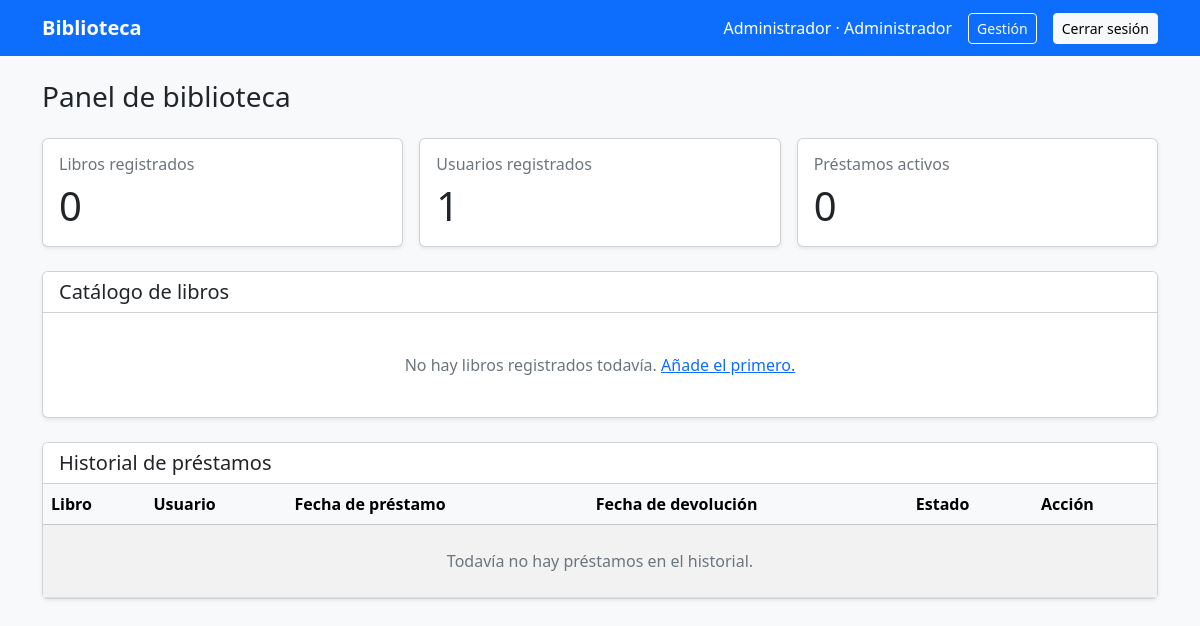
Before: /dashboard/ (signed in) with the older database file.
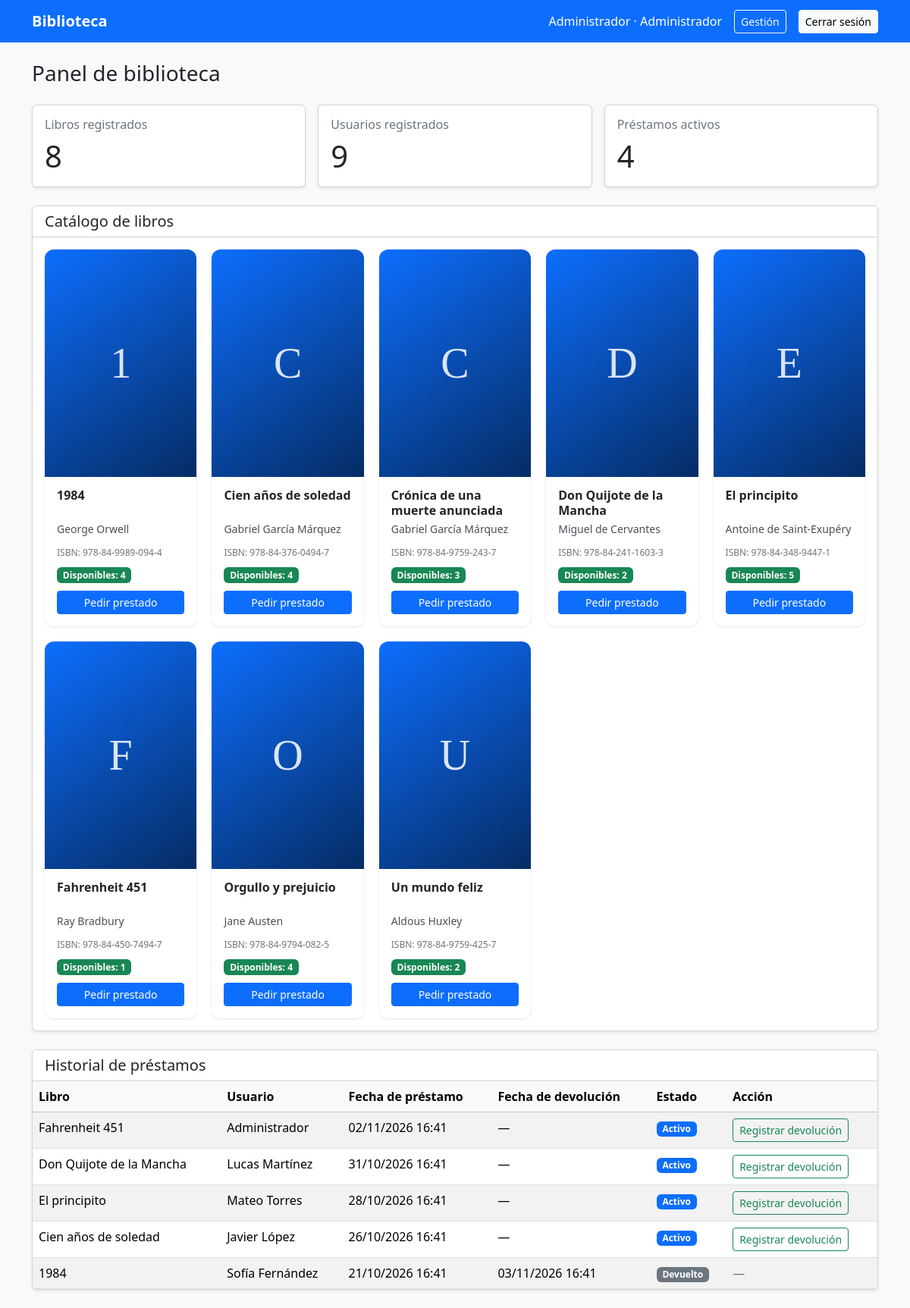
After: the same page with the newer database file.
### models/user.py (models this page shows)
class User(db.Model):
    id = db.Column(db.Integer, primary_key=True)
    name = db.Column(db.String(100), nullable=False)
    email = db.Column(db.String(120), unique=True, nullable=False)
    role = db.Column(db.String(20), default='Usuario')
    password_hash = db.Column(db.String(256), nullable=True)

### models/book.py (models this page shows)
class Book(db.Model):
    id = db.Column(db.Integer, primary_key=True)
    title = db.Column(db.String(150), nullable=False)
    author = db.Column(db.String(100), nullable=False)
    isbn = db.Column(db.String(20), unique=True, nullable=False)
    copies = db.Column(db.Integer, default=1)

### models/loan.py (models this page shows)
class Loan(db.Model):
    id = db.Column(db.Integer, primary_key=True)
    book_id = db.Column(db.Integer, db.ForeignKey('book.id'), nullable=False)
    user_id = db.Column(db.Integer, db.ForeignKey('user.id'), nullable=False)
    loan_date = db.Column(db.DateTime, default=datetime.utcnow)
    return_date = db.Column(db.DateTime, nullable=True)
    status = db.Column(db.String(20), default='Activo')

### routes/dashboard.py (the view)
@dashboard_bp.route('/')
@login_required
def index():
    user = current_user()
    is_admin = user.role == 'Administrador'
    books = Book.query.order_by(Book.title).all()
    loan_query = db.session.query(Loan, Book, User).join(Book).join(User)
    if not is_admin:
        loan_query = loan_query.filter(Loan.user_id == user.id)
    loan_history = loan_query.order_by(Loan.loan_date.desc()).all()
    active_loans_query = Loan.query.filter_by(status='Activo')
    if not is_admin:
        active_loans_query = active_loans_query.filter_by(user_id=user.id)
    return render_template(
        'dashboard.html',
        books=books,
        users_count=User.query.count() if is_admin else None,
        active_loans_count=active_loans_query.count(),
        loan_history=loan_history,
        current_user=user,
        is_admin=is_admin,
    )

### auth.py (called while the page is built)
def current_user():
    user_id = session.get('user_id')
    user = db.session.get(User, user_id) if user_id is not None else None
    if user is None and user_id is not None:
        session.clear()
    return user

def login_required(view):
    @wraps(view)
    def wrapped_view(*args, **kwargs):
        if current_user() is None:
            if request.path.startswith('/api/') or '/api/' in request.path:
                return jsonify({'error': 'Inicia sesión para continuar'}), 401
            return redirect(url_for('main.home'))
        return view(*args, **kwargs)
    return wrapped_view

### templates/dashboard.html (shortened to what this page needs)
<!DOCTYPE html>
<html lang="es">
<head>
    <link href="https://cdn.jsdelivr.net/npm/bootstrap@5.3.3/dist/css/bootstrap.min.css" rel="stylesheet">
    <link href="{{ url_for('static', filename='css/book-cards.css') }}" rel="stylesheet">
</head>
<body class="bg-light">
    <nav class="navbar navbar-dark bg-primary">
        <div class="container d-flex justify-content-between">
            <a class="navbar-brand fw-semibold" href="{{ url_for('dashboard.index') }}">Biblioteca</a>
            <div class="d-flex align-items-center gap-3">
                <span class="text-white">{{ current_user.name }} · {{ current_user.role }}</span>
                {% if is_admin %}
                <a class="btn btn-outline-light btn-sm" href="{{ url_for('dashboard.gestion') }}">Gestión</a>
                {% endif %}
                <form method="post" action="{{ url_for('main.logout') }}">
                    <button class="btn btn-light btn-sm" type="submit">Cerrar sesión</button>
                </form>
            </div>
        </div>
    </nav>
    <main class="container py-4">
        <h1 class="h3 mb-4">Panel de biblioteca</h1>
        <section class="row g-3 mb-4" aria-label="Resumen">
            <div class="col-12 col-md-4">
                <div class="card h-100 shadow-sm">
                    <div class="card-body">
                        <h2 class="h6 text-secondary">Libros registrados</h2>
                        <p class="display-6 mb-0">{{ books|length }}</p>
                    </div>
                </div>
            </div>
            {% if is_admin %}
            <div class="col-12 col-md-4">
                <div class="card h-100 shadow-sm">
                    <div class="card-body">
                        <h2 class="h6 text-secondary">Usuarios registrados</h2>
                        <p class="display-6 mb-0">{{ users_count }}</p>
                    </div>
                </div>
            </div>
            {% endif %}
            <div class="col-12 col-md-4">
                <div class="card h-100 shadow-sm">
                    <div class="card-body">
                        <h2 class="h6 text-secondary">Préstamos activos{% if not is_admin %} propios{% endif %}</h2>
                        <p class="display-6 mb-0">{{ active_loans_count }}</p>
                    </div>
                </div>
            </div>
        </section>
        <section class="card shadow-sm mb-4">
            <div class="card-header bg-white">
                <h2 class="h5 mb-0">Catálogo de libros</h2>
            </div>
            <div class="card-body">
                <div class="books-grid">
                    {% for book in books %}
                    <article class="book-card">
                        <div class="book-cover">
                            <span class="book-cover-initial">{{ book.title[:1]|upper }}</span>
                        </div>
                        <div class="book-body">
                            <h3 class="book-title" title="{{ book.title }}">{{ book.title }}</h3>
                            <p class="book-author" title="{{ book.author }}">{{ book.author }}</p>
                            <small class="book-isbn">ISBN: {{ book.isbn }}</small>
                            {% if book.copies > 0 %}
                            <span class="badge book-availability text-bg-success">Disponibles: {{ book.copies }}</span>
                            <div class="book-action">
                                <button class="btn btn-sm btn-primary borrow-book" data-book-id="{{ book.id }}">Pedir prestado</button>
                            </div>
                            {% else %}
                            <span class="badge book-availability text-bg-secondary">No disponible</span>
                            <div class="book-action">
                                <button class="btn btn-sm btn-secondary" disabled>Pedir prestado</button>
                            </div>
                            {% endif %}
                        </div>
                    </article>
                    {% else %}
                    <p class="text-center text-secondary py-4 mb-0">
                        No hay libros registrados todavía.
                        {% if is_admin %}<a href="{{ url_for('dashboard.gestion') }}">Añade el primero.</a>{% endif %}
                    </p>
                    {% endfor %}
                </div>
            </div>
        </section>
        <section class="card shadow-sm">
            <div class="card-header bg-white">
                <h2 class="h5 mb-0">{% if is_admin %}Historial de préstamos{% else %}Mi historial de préstamos{% endif %}</h2>
            </div>
            <div class="table-responsive">
                <table class="table table-striped table-hover mb-0">
                    <thead class="table-light">
                        <tr>
                            <th scope="col">Libro</th>
                            {% if is_admin %}<th scope="col">Usuario</th>{% endif %}
                            <th scope="col">Fecha de préstamo</th>
                            <th scope="col">Fecha de devolución</th>
                            <th scope="col">Estado</th>
                            {% if is_admin %}<th scope="col">Acción</th>{% endif %}
                        </tr>
                    </thead>
                    <tbody>
                        {% for loan, book, user in loan_history %}
                        <tr>
                            <td>{{ book.title }}</td>
                            {% if is_admin %}<td>{{ user.name }}</td>{% endif %}
                            <td>{{ loan.loan_date.strftime('%d/%m/%Y %H:%M') }}</td>
                            <td>{{ loan.return_date.strftime('%d/%m/%Y %H:%M') if loan.return_date else '—' }}</td>
                            <td>
                                {% if loan.status == 'Activo' %}
                                <span class="badge text-bg-primary">{{ loan.status }}</span>
                                {% else %}
                                <span class="badge text-bg-secondary">{{ loan.status }}</span>
                                {% endif %}
                            </td>
                            {% if is_admin %}
                            <td>
                                {% if loan.status == 'Activo' %}
                                <button class="btn btn-sm btn-outline-success return-loan" data-loan-id="{{ loan.id }}">Registrar devolución</button>
                                {% else %}
                                <span class="text-secondary">—</span>
                                {% endif %}
                            </td>
                            {% endif %}
                        </tr>
                        {% else %}
                        <tr>
                            <td colspan="{{ 6 if is_admin else 4 }}" class="text-center text-secondary py-4">
                                Todavía no hay préstamos en el historial.
                            </td>
                        </tr>
                        {% endfor %}
                    </tbody>
                </table>
            </div>
        </section>
    </main>
</body>
</html>

### static/css/book-cards.css (style rules this page uses)
.books-grid { display: grid; grid-template-columns: repeat(auto-fill, minmax(min(200px, 100%), 1fr)); grid-auto-rows: 1fr; gap: 1.25rem; }
.book-card { display: flex; flex-direction: column; height: 100%; overflow: hidden; background: #fff; border-radius: .75rem; box-shadow: 0 1px 3px rgba(15, 23, 42, .12); transition: transform .15s ease, box-shadow .15s ease; }
.book-cover { position: relative; flex: none; aspect-ratio: 2 / 3; overflow: hidden; background: linear-gradient(145deg, #0d6efd, #052c65); }
.book-cover-initial { position: absolute; inset: 0; display: grid; place-items: center; color: rgba(255, 255, 255, .85); font-family: Georgia, serif; font-size: 3.5rem; }
.book-body { display: flex; flex: 1; flex-direction: column; padding: .875rem 1rem 1rem; }
.book-title { display: -webkit-box; min-height: 2.5em; margin-bottom: .25rem; overflow: hidden; font-size: 1rem; font-weight: 600; line-height: 1.25; -webkit-box-orient: vertical; -webkit-line-clamp: 2; }
.book-author, .book-isbn { overflow: hidden; text-overflow: ellipsis; white-space: nowrap; }
.book-author { margin-bottom: .75rem; color: #495057; font-size: .875rem; }
.book-isbn { margin-bottom: .625rem; color: #6c757d; font-size: .75rem; }
.book-availability { align-self: flex-start; margin-top: auto; }
.book-action { margin-top: .625rem; }
.book-action .btn { width: 100%; }

Changed rows visible on the page:
added Book: title "1", title "1984", author "George Orwell", isbn "978-84-9989-094-4", copies "4"
added Book: title "C", title "Cien años de soledad", author "Gabriel García Márquez", isbn "978-84-376-0494-7", copies "4"
added Book: title "C", title "Crónica de una muerte anunciada", author "Gabriel García Márquez", isbn "978-84-9759-243-7", copies "3"
added Book: title "D", title "Don Quijote de la Mancha", author "Miguel de Cervantes", isbn "978-84-241-1603-3", copies "2"
added Book: title "E", title "El principito", author "Antoine de Saint-Exupéry", isbn "978-84-348-9447-1", copies "5"
added Book: title "F", title "Fahrenheit 451", author "Ray Bradbury", isbn "978-84-450-7494-7", copies "1"
added Book: title "O", title "Orgullo y prejuicio", author "Jane Austen", isbn "978-84-9794-082-5", copies "4"
added Book: title "U", title "Un mundo feliz", author "Aldous Huxley", isbn "978-84-9759-425-7", copies "2"
added Loan: title "Fahrenheit 451", name "Administrador", loan_date "02/11/2026 16:41", return_date "—", status "Activo"
added Loan: title "Don Quijote de la Mancha", name "Lucas Martínez", loan_date "31/10/2026 16:41", return_date "—", status "Activo"
added Loan: title "El principito", name "Mateo Torres", loan_date "28/10/2026 16:41", return_date "—", status "Activo"
added Loan: title "Cien años de soledad", name "Javier López", loan_date "26/10/2026 16:41", return_date "—", status "Activo"
added Loan: title "1984", name "Sofía Fernández", loan_date "21/10/2026 16:41", return_date "03/11/2026 16:41", status "Devuelto"
Other visible differences:
{{ books|length }}: "0" → "8"
{{ users_count }}: "1" → "9"
{{ active_loans_count }}: "0" → "4"
text no longer shown: "No hay libros registrados todavía. Añade el primero. Todavía no hay préstamos en el historial."
